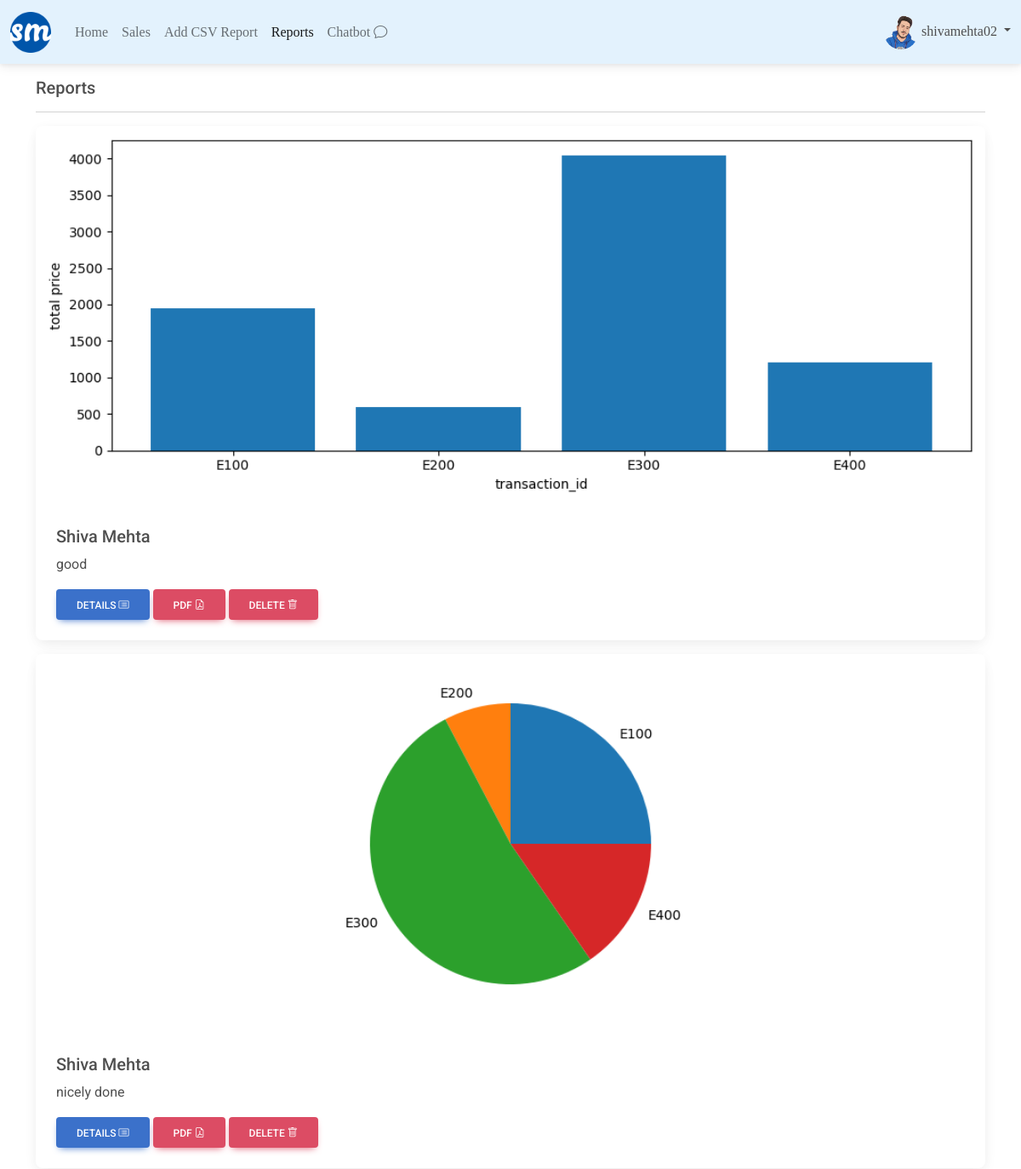
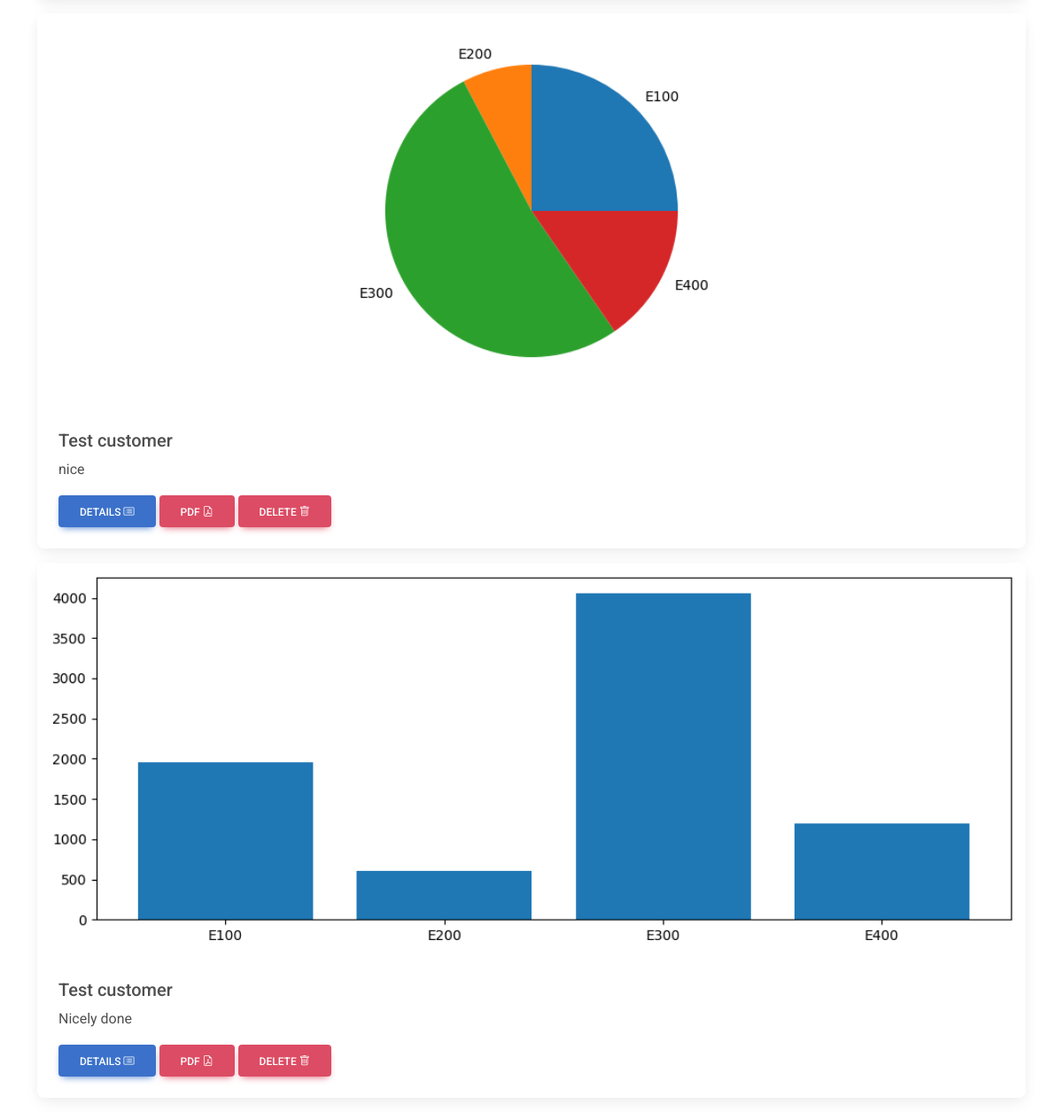
The page /reports/ (signed in) on the database as committed earlier (2 pictures, top to bottom).
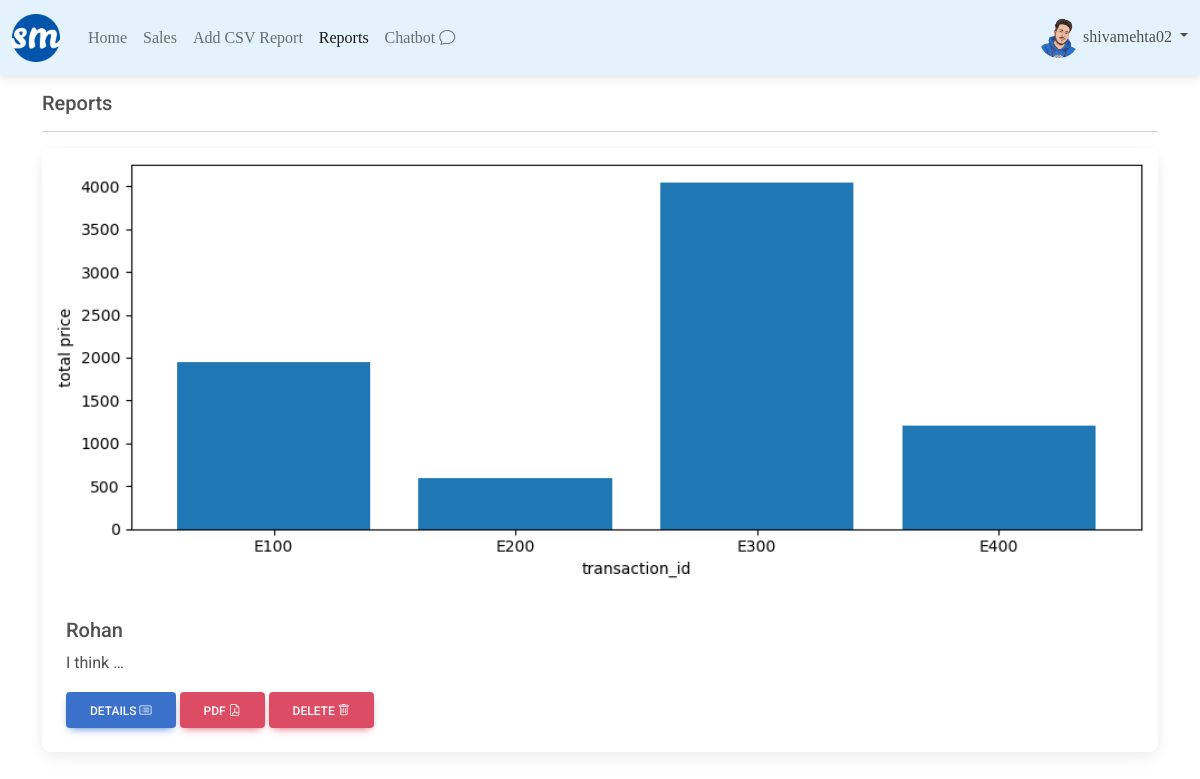
The same page on the database as committed later.
### profiles/models.py (models this page shows, shortened)
class Profile(models.Model):
    user = models.OneToOneField(User,on_delete=models.CASCADE)
    bio = models.TextField(default='no bio...')
    avatar = models.ImageField(upload_to= 'avatars',default = 'no_picture.png')
    created = models.DateTimeField(auto_now_add=True)
    updtaed = models.DateTimeField(auto_now= True)

### reports/models.py (models this page shows, shortened)
class Report(models.Model):
    name = models.CharField(max_length=120)
    image = models.ImageField(upload_to = 'reports',blank = True)
    remarks = models.TextField()
    author = models.ForeignKey(Profile,on_delete=models.CASCADE)
    created = models.DateTimeField(auto_now=True)
    updated = models.DateTimeField(auto_now=True)
    def get_absolute_url(self):
        return reverse("reports:detail", kwargs={"pk": self.pk})
    class Meta:
        ordering = ('-created',)

### reports/views.py (the view)
# urls.py: path('',ReportListView.as_view(),name='main'),
class ReportListView(LoginRequiredMixin,ListView):
    model = Report
    template_name = 'reports/main.html'

### reports/templates/reports/main.html (shortened to what this page needs)
{% extends 'base.html' %}
   {%block content %}
   <h5>Reports</h5>
    <hr>
    {% for obj in object_list %}
      <div class="card mb-3">
        {% if obj.image %}
        <img src="{{obj.image.url}}" class="card-img-top" alt="{{obj.name}}">
        {% endif %}
        <div class="card-body">
          <h5 class="card-title">{{obj.name}}</h5>
          <p class="card-text">{{obj.remarks|truncatewords:2}}</p>
          <a href="{{obj.get_absolute_url}}"class="btn btn-primary">details <i class="bi bi-card-list"></i></a>
          <a href="{% url 'reports:pdf' obj.pk %}"class="btn btn-danger">pdf <i class="bi bi-file-earmark-pdf"></i></a>
          <a href="#exampleModal-{{forloop.counter}}" data-bs-toggle="modal" data-bs-target="#exampleModal{{ forloop.counter }}" class="btn btn-danger ">delete <i class="bi bi-trash"></i></a>
        </div>
      </div>
    {% endfor %}
 {% endblock content %}

### templates/base.html (shortened to what this page needs)
{% load static %}
<!DOCTYPE html>
<html lang="en">
  <head>
    <link
      href="https://cdn.jsdelivr.net/npm/bootstrap@5.0.0-beta2/dist/css/bootstrap.min.css"
      rel="stylesheet"
    />
    <link
      rel="stylesheet"
      href="https://cdn.jsdelivr.net/npm/bootstrap-icons@1.10.5/font/bootstrap-icons.css"
    />
    <link
      href="https://cdnjs.cloudflare.com/ajax/libs/font-awesome/6.0.0/css/all.min.css"
      rel="stylesheet"
    />
    <link
      href="https://cdnjs.cloudflare.com/ajax/libs/mdb-ui-kit/6.3.0/mdb.min.css"
      rel="stylesheet"
    />
    <link rel="stylesheet" href="{% static 'dropzone.css' %}" />
    <link rel="stylesheet" href="{% static 'style.css' %}" />
    <link rel="stylesheet" href="{%static 'Poppins-Bold.ttf'%}" />
  </head>
  <body>
    {% include 'navbar.html' %}
    <div class="container mt-3 mb-3">
      {% block content %} {% endblock content %}
    </div>
  </body>
</html>

### templates/navbar.html (shortened to what this page needs)
{% load static %}
{% url 'sales:home' as path_to_home %}
{% url 'sales:list' as path_to_sales %}
{% url 'reports:from-file' as path_to_from_files %}
{% url 'reports:main' as path_to_reports %}
{% url 'chatbot:chatbot' as path_to_chatbot %}
<nav class="navbar navbar-expand-lg navbar-light" style="background-color: #e3f2fd; font-family: Poppins-Bold;">
  <div class="container-fluid">
    <a class="navbar-brand" href=""><img src="{% static 'favicon.ico' %}" class="logo-sm"></a>
    <div class="collapse navbar-collapse" id="navbarSupportedContent">
      <ul class="navbar-nav  ">
        <li class="nav-item">
          <a class="nav-link {% if request.path == path_to_home%}active{% endif %}" href="{{path_to_home}} ">Home</a>
        </li>
        <li class="nav-item">
          <a class="nav-link {% if request.path == path_to_sales%}active{% endif %}" href="{{path_to_sales}}">Sales</a>
        </li>
        <li class="nav-item">
          <a class="nav-link {% if request.path == path_to_from_files%}active{% endif %}" href="{{path_to_from_files}}">Add CSV Report</a>
        </li>
        <li class="nav-item">
          <a class="nav-link {% if request.path == path_to_reports%}active{% endif %}" href="{{path_to_reports}}">Reports</a>
        </li>
        <li class="nav-item">
          <a class="nav-link {% if request.path == path_to_chatbot%}active{% endif %}" href="{{path_to_chatbot}}">Chatbot <i class="bi bi-chat"></i></a>
        </li>
      </ul>
      {% if request.user.is_authenticated %}
      <div class="nav-item dropdown ms-auto">
        <div class="nav-link dropdown-toggle " id="navbarDropdownMenuLink" role="button" data-bs-toggle="dropdown" aria-expanded="false">
          <img src="{{request.user.profile.avatar.url}}" class="avatar-sm">&nbsp;{{request.user}}
        </div>
      </div>
      {% endif %}
    </div>
  </div>
</nav>

### static/style.css (style rules this page uses)
.avatar-sm { height: 40px; width:40px; border-radius: 50%; }

Rows that differ between the two databases and show on the page:
removed Report: image (picture), name "Shiva Mehta", remarks "good"
removed Report: image (picture), name "Shiva Mehta", remarks "nicely done"
removed Report: image (picture), name "Test customer", remarks "nice"
removed Report: image (picture), name "Test customer", remarks "Nicely done"
added Report: image (picture), name "Rohan", remarks "I think …"
